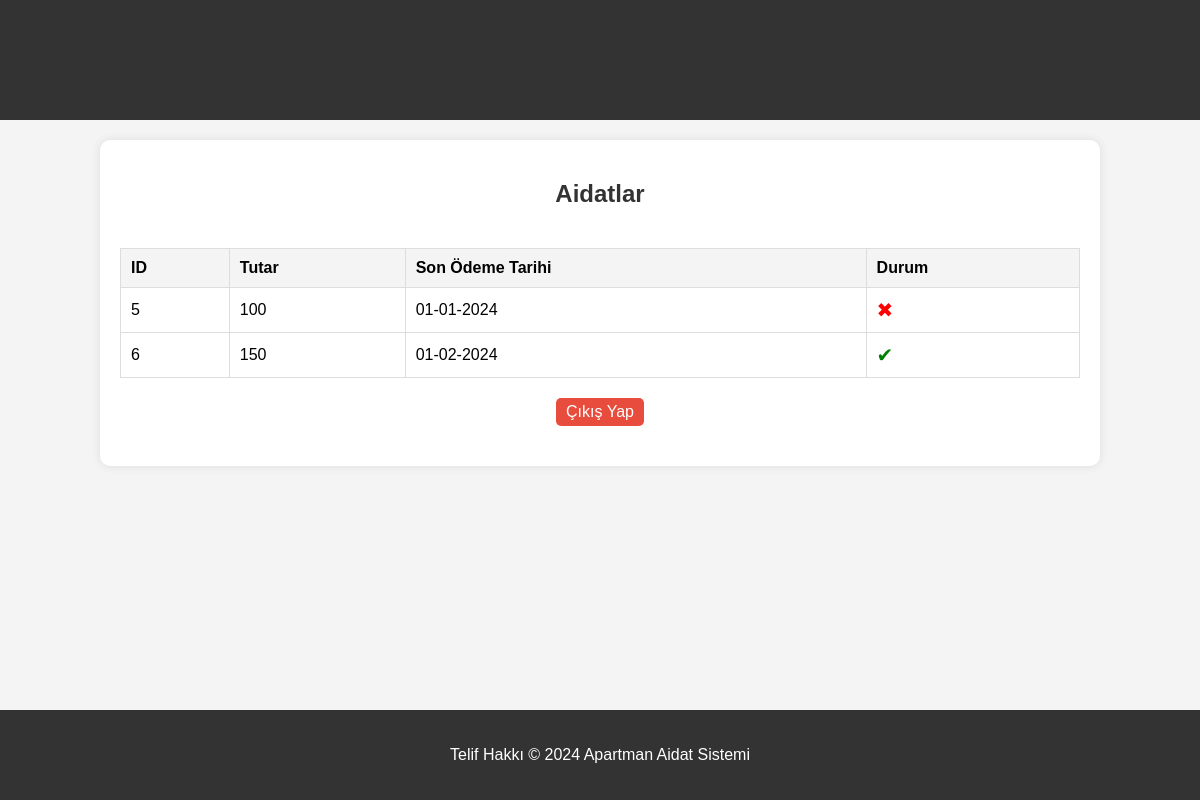
Before: /user_panel2.php (signed in) with the older database file.
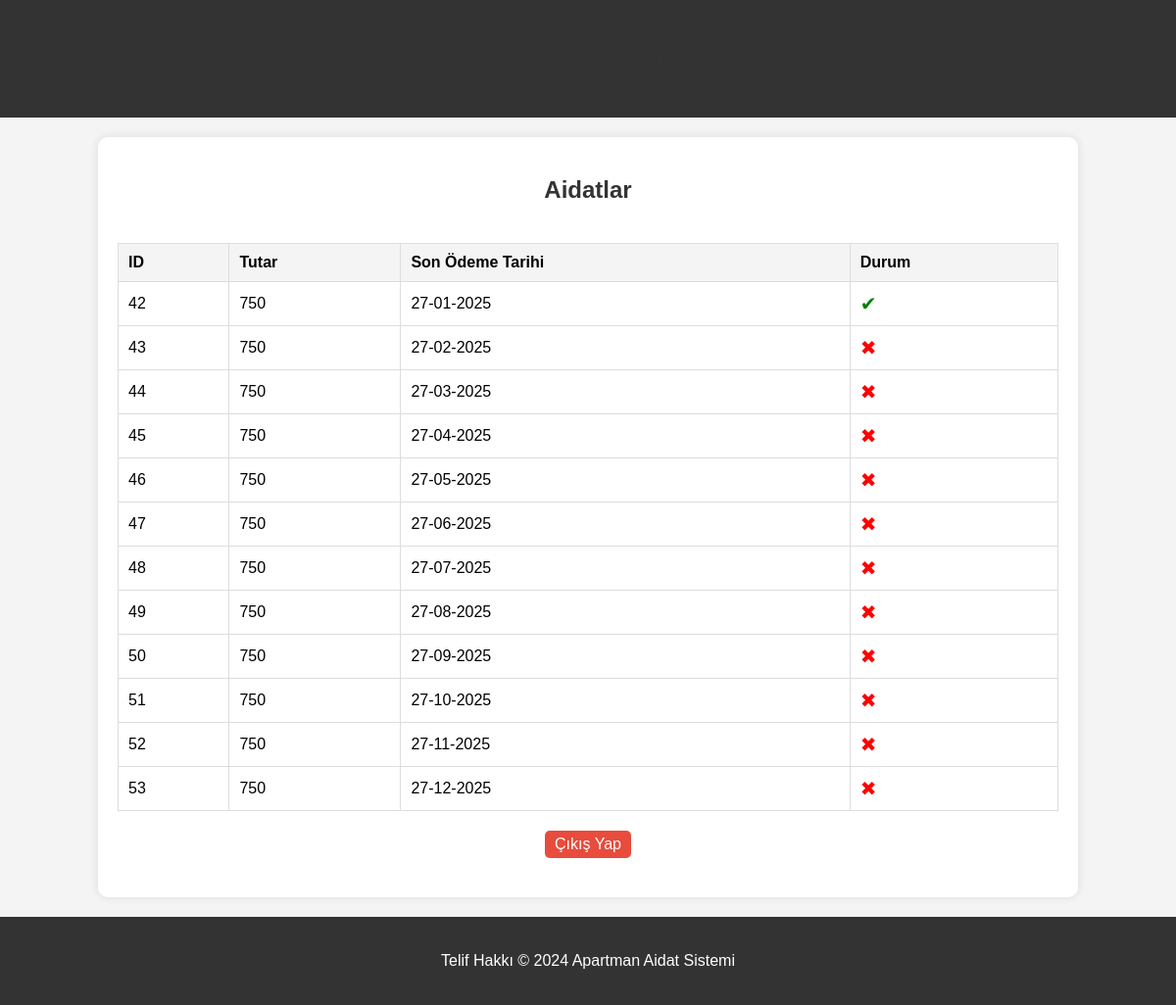
After: the same page with the newer database file.
### tables this page shows
CREATE TABLE `aidatlar2` (
  `id` int(11) NOT NULL,
  `user_id` int(11) NOT NULL,
  `amount` float NOT NULL,
  `due_date` date NOT NULL,
  `status` varchar(10) NOT NULL
);

### user_panel2.php (the view, shortened to what this page needs)
<?php
require 'db2.php';
$user_id = $_SESSION['user_id'];
$aidatlar = $pdo->prepare('SELECT * FROM aidatlar2 WHERE user_id = :user_id');
$aidatlar->execute([':user_id' => $user_id]);
$aidatlar = $aidatlar->fetchAll(PDO::FETCH_ASSOC);
?>
<!DOCTYPE html>
<html lang="tr">
<head>
    <link rel="stylesheet" href="styles4.css">
</head>
<body>
    <div class="header">
        <h1>Kullanıcı Paneli</h1>
    </div>
    <div class="container">
        <div class="main">
            <h2>Aidatlar</h2>
            <div class="table-container">
                <table>
                    <tr>
                        <th>ID</th>
                        <th>Tutar</th>
                        <th>Son Ödeme Tarihi</th>
                        <th>Durum</th>
                    </tr>
                    <?php foreach ($aidatlar as $aidat): ?>
                    <tr>
                        <td><?php echo htmlspecialchars($aidat['id']); ?></td>
                        <td><?php echo htmlspecialchars($aidat['amount']); ?></td>
                        <td><?php echo htmlspecialchars(date("d-m-Y", strtotime($aidat['due_date']))); ?></td>
                        <td>
                            <?php
                            if ($aidat['status'] === 'ödendi') {
                                echo '<span class="status-paid">&#x2714;</span>';
                            } else {
                                echo '<span class="status-unpaid">&#x2716;</span>';
                            }
                            ?>
                        </td>
                    </tr>
                    <?php endforeach; ?>
                </table>
            </div>
            <a href="logout2.php" class="logout-btn">Çıkış Yap</a>
        </div>
    </div>
    <div class="footer">
        <p>Telif Hakkı &copy; 2024 Apartman Aidat Sistemi</p>
    </div>
</body>
</html>

### styles4.css (style rules this page uses)
body { font-family: Arial, sans-serif; margin: 0; padding: 0; background-color: #f4f4f4; display: flex; flex-direction: column; min-height: 100vh; }
h1, h2 { color: #333; text-align: center; }
.container { width: 80%; margin: auto; flex: 1; display: flex; flex-direction: column; align-items: center; }
.header { background: #333; color: #fff; padding: 20px 0; text-align: center; }
.footer { background: #333; color: #fff; padding: 20px 0; text-align: center; margin-top: auto; }
.main { background: #fff; padding: 20px; margin: 20px 0; box-shadow: 0 0 10px rgba(0, 0, 0, 0.1); border-radius: 10px; width: 100%; }
.table-container { width: 100%; overflow-x: auto; }
table { width: 100%; border-collapse: collapse; margin-top: 20px; }
table, th, td { border: 1px solid #ddd; }
th, td { padding: 10px; text-align: left; }
th { background-color: #f4f4f4; }
.logout-btn { background: #e74c3c; color: #fff; padding: 5px 10px; border: none; border-radius: 5px; cursor: pointer; text-decoration: none; display: inline-block; margin-top: 20px; display: block; margin: 20px auto; width: fit-content; text-align: center; }

### user_panel2.php (style rules this page uses)
.status-paid { color: green; font-size: 20px; }
.status-unpaid { color: red; font-size: 20px; }

Changed rows visible on the page:
removed aidatlar2: id "5", amount "100", due_date "01-01-2024"
removed aidatlar2: id "6", amount "150", due_date "01-02-2024"
added aidatlar2: id "42", amount "750", due_date "27-01-2025"
added aidatlar2: id "43", amount "750", due_date "27-02-2025"
added aidatlar2: id "44", amount "750", due_date "27-03-2025"
added aidatlar2: id "45", amount "750", due_date "27-04-2025"
added aidatlar2: id "46", amount "750", due_date "27-05-2025"
added aidatlar2: id "47", amount "750", due_date "27-06-2025"
added aidatlar2: id "48", amount "750", due_date "27-07-2025"
added aidatlar2: id "49", amount "750", due_date "27-08-2025"
added aidatlar2: id "50", amount "750", due_date "27-09-2025"
added aidatlar2: id "51", amount "750", due_date "27-10-2025"
added aidatlar2: id "52", amount "750", due_date "27-11-2025"
added aidatlar2: id "53", amount "750", due_date "27-12-2025"
